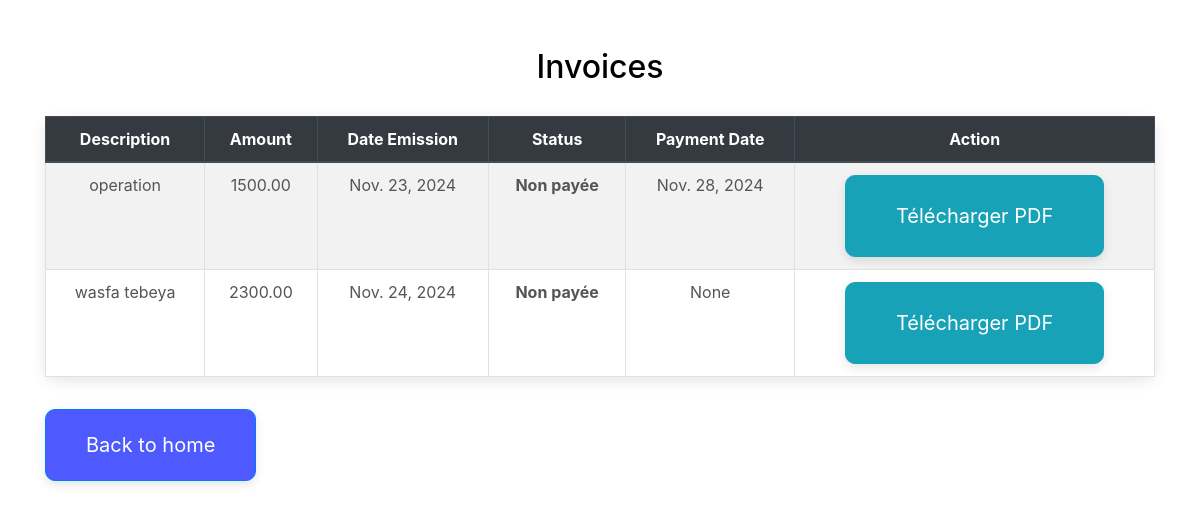
Screenshot of /facture/ (signed in) with the database file from the repository.
### facture/models.py (models this page shows, shortened)
class Facture(models.Model):
    patient = models.ForeignKey(User, on_delete=models.CASCADE, related_name='factures')
    description = models.TextField()  # Détails de la facture
    montant = models.DecimalField(max_digits=10, decimal_places=2)  # Montant total de la facture
    date_emission = models.DateField(auto_now_add=True)
    date_paiement = models.DateField(null=True, blank=True)  # Date de paiement, si déjà payé
    est_payee = models.BooleanField(default=False)  # Statut de paiement

### facture/views.py (the view)
@login_required
def facture_list(request):
    factures = Facture.objects.filter(patient=request.user)
    return render(request, 'factures_list.html', {'factures': factures})

### facture/templates/factures_list.html (shortened to what this page needs)
{% load bootstrap5 %}
{% bootstrap_css %}
{% load static %}
<link rel="stylesheet" href="{% static 'patient/assets/css/theme.css' %}">
<link rel="stylesheet" href="{% static 'patient/assets/css/facture.css' %}">
<link rel="stylesheet" href="{% static 'patient/assets/css/maicons.css' %}">
<link rel="stylesheet" href="{% static 'patient/assets/css/bootstrap.css' %}">
<link rel="stylesheet" href="{% static 'patient/assets/vendor/owl-carousel/css/owl.carousel.css' %}">
<link rel="stylesheet" href="{% static 'patient/assets/vendor/animate/animate.css' %}">
<div class="container mt-5">
    <h2 class="text-center mb-4">Invoices</h2>
    <table class="table table-bordered table-striped">
        <thead class="thead-dark">
            <tr>
                <th>Description</th>
                <th>Amount</th>
                <th>Date Emission</th>
                <th>Status</th>
                <th>Payment Date</th>
                <th>Action</th>
            </tr>
        </thead>
        <tbody>
            {% for facture in factures %}
                <tr>
                    <td>{{ facture.description }}</td>
                    <td>{{ facture.montant }}</td>
                    <td>{{ facture.date_emission }}</td>
                    <td>{{ facture.est_payee|yesno:"Payée,Non payée" }}</td>
                    <td>{{ facture.date_paiement }}</td>
                    <td>
                        <a href="{% url 'generate_pdf' facture.id %}" class="btn btn-info">Télécharger PDF</a>
                    </td>
                </tr>
            {% empty %}
                <tr>
                    <td colspan="6" class="text-center text-muted">
                        No invoice found.
                    </td>
                </tr>
            {% endfor %}
        </tbody>
    </table>
    <a href="{% url 'home' %}" class="btn btn-primary mt-3">Back to home</a>
</div>

### static/patient/assets/css/theme.css (style rules this page uses)
a { color: #07be94; text-decoration: none; background-color: transparent; }
.btn-primary { color: #fff; background-color: #05B4E1; border-color: transparent; }
.btn-info { color: #fff; background-color: #05B4E1; border-color: transparent; }
.btn { padding: 8px 24px; }

### static/patient/assets/css/facture.css (style rules this page uses)
h2 { color: #000000; font-size: 2.5rem; font-weight: 600; margin-bottom: 20px; }
.table { border-radius: 12px; background-color: #ffffff; box-shadow: 0 4px 15px rgba(0, 0, 0, 0.1); border: none; margin-top: 30px; }
.table thead { background-color: #007bff; color: white; text-align: center; font-weight: bold; }
.table th, .table td { padding: 12px 15px; text-align: center; vertical-align: middle; }
.table td { font-size: 1rem; color: #555; }
.table-striped tbody tr:nth-child(odd) { background-color: #f9f9f9; }
.table-striped tbody tr:nth-child(even) { background-color: #ffffff; }
.btn { background-color: #28a745; color: white; font-size: 1rem; padding: 12px 20px; border: none; border-radius: 5px; box-shadow: 0 4px 10px rgba(0, 0, 0, 0.1); transition: background-color 0.3s ease, transform 0.2s ease; }
.table tbody tr { border-bottom: 1px solid #ddd; transition: transform 0.3s ease, box-shadow 0.3s ease; }
.table td:nth-child(4) { font-weight: bold; }
.btn-primary { background-color: #0066cc; color: white; font-size: 1rem; padding: 12px 20px; border: none; border-radius: 5px; box-shadow: 0 4px 10px rgba(0, 0, 0, 0.1); }

### rows the page displays
Facture: description "operation", montant "1500.00", date_emission "Nov. 23, 2024", est_payee "Non payée", date_paiement "Nov. 28, 2024"
Facture: description "wasfa tebeya", montant "2300.00", date_emission "Nov. 24, 2024", est_payee "Non payée", date_paiement "None"
